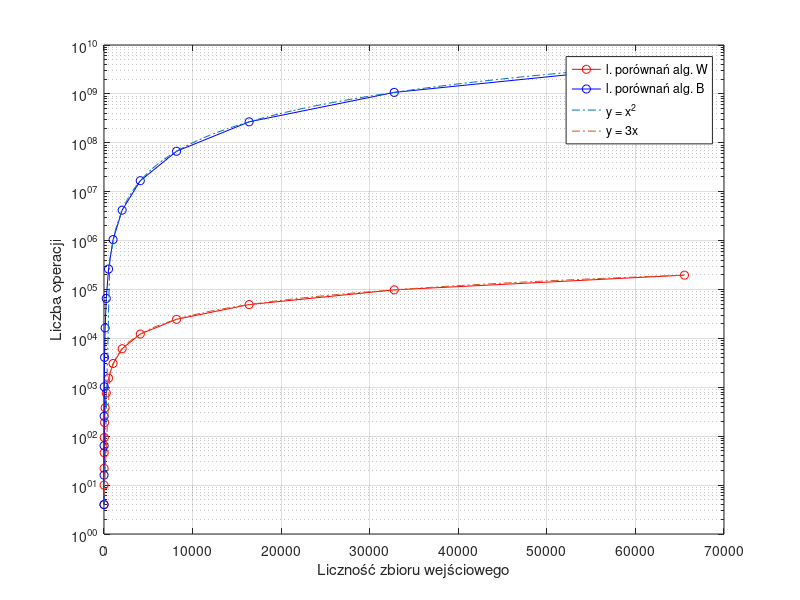
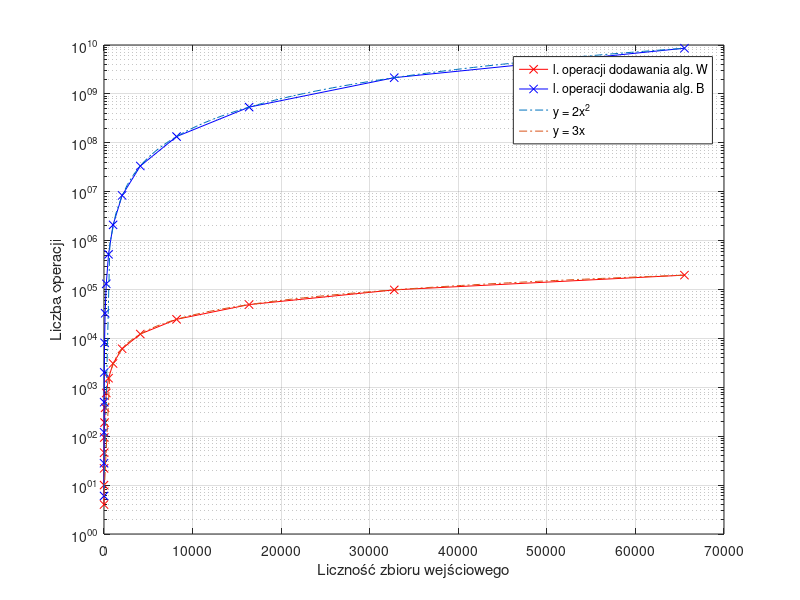
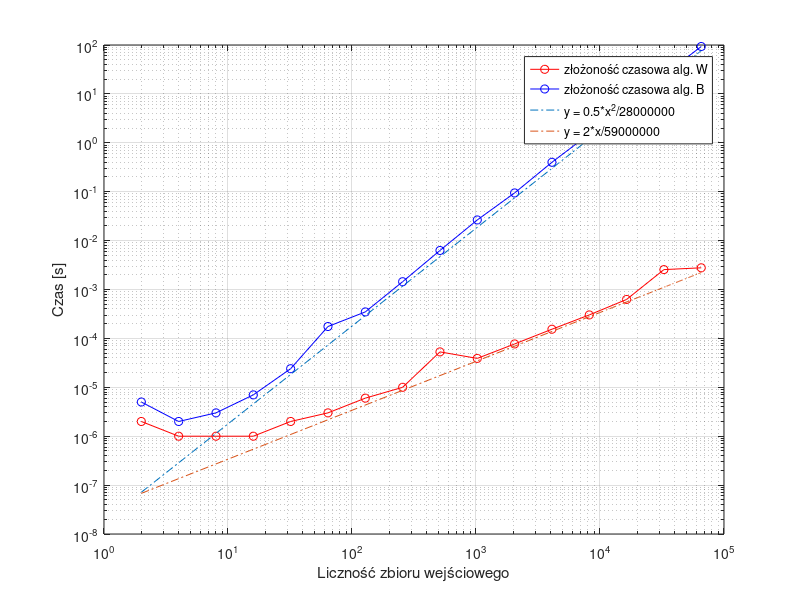

MATLAB code for these plots, in order:
%% Złożoności obliczeniowe algorytmów bąbelkowego oraz wstawiania

tw = [2e-06 1e-06 1e-06 1e-06 2e-06 3e-06 6e-06 1e-05 5.3e-05 3.9e-05 7.7e-05 0.000154 0.000302 0.000626 0.002552 0.002778 0.005115 0.010299 0.020923 0.043087 0.080212 0.157199 0.309558 0.613642 1.32701 2.47001 4.90689]
tb = [5e-06 2e-06 3e-06 7e-06 2.4e-05 0.000175 0.000348 0.001443 0.00628 0.026441 0.09438 0.399453 1.51558 5.96596 24.3441 93.1284 362.483]
LICZNOSC = [2 4 8 16 32 64 128 256 512 1024 2048 4096 8192 16384 32768 65536]

% Pesmistyczne
porownania_babelki_a = []
porownania_babelki_i = [4 16 64 256 1024 4096 16384 65536 262144 1048576 4194304 16777216 67108864 268435456 1073741824 4294967296 17179869184]
dodawania_babelki = [6 28 120 496 2016 8128 32640 130816 523776 2096128 8386560 33550336 134209536 536854528 2147450880 8589869056 34359607296]
kopiowania_babelki = 0

porownania_wstawianie_a =[1 3 7 15 31 63 127 255 511 1023 2047 4095 8191 16383 32767 65535 131071 262143 524287 1048575 2097151 4194303 8388607 16777215 33554431 67108863 134217727]
porownania_wstawianie_i = [4 10 22 46 94 190 382 766 1534 3070 6142 12286 24574 49150 98302 196606 393214 786430 1572862 3145726 6291454 12582910 25165822 50331646 100663294 201326590 402653182]
dodawania_wstawianie = porownania_wstawianie_i
kopiowania_wstawianie = 0

% Optymistyczne



%% Ilosc porownan, kopiowan dodawan dla alg. wstawiania

% Funkcje porównawcze
N = 100;
x = linspace(LICZNOSC(1),LICZNOSC(16),N);
y1 = x.^2; y2 = 3*x; 
y5 = 2.*x.^2; y6 = 3*x;
close(figure)
figure(1)
% plot(LICZNOSC1,porownania_wstawianie_a,'-.r')
% hold on
% plot(LICZNOSC2,porownania_babelki_a,'-.green')
% grid on
% xlabel('Liczność zbioru wejściowego') 
% ylabel('Liczba operacji')
semilogy(LICZNOSC,porownania_wstawianie_i(1:16),'-or')
hold on
semilogy(LICZNOSC,porownania_babelki_i(1:16),'-ob')
semilogy(x,y1,'-.')
semilogy(x,y2,'-.')
grid on
legend('l. porównań alg. W','l. porównań alg. B','y = x^2','y = 3x')
xlabel('Liczność zbioru wejściowego') 
ylabel('Liczba operacji')
figure(3)
semilogy(LICZNOSC,dodawania_wstawianie(1:16),'-xr')
hold on
semilogy(LICZNOSC,dodawania_babelki(1:16),'-xb')
semilogy(x,y5,'-.')
semilogy(x,y6,'-.')
grid on
legend('l. operacji dodawania alg. W','l. operacji dodawania alg. B','y = 2x^2','y = 3x')
xlabel('Liczność zbioru wejściowego') 
ylabel('Liczba operacji')
grid on




%% Złożoność Czasowa
N = 100;
x = linspace(LICZNOSC(1),LICZNOSC(16),N);
y7 = 0.5*(x.^2)/28000000; y8 = (2.*x)./59000000;
close(figure)
figure(4)
loglog(LICZNOSC,tw(1:16),'-or')
hold on
loglog(LICZNOSC,tb(1:16),'-ob')
loglog(x,y7,'-.')
loglog(x,y8,'-.')
%[p,~,mu] = polyfit(LICZNOSC2,tb,2);
%f = polyval(p,LICZNOSC2,[],mu);
%semilogy(LICZNOSC2,f,'-.green')
grid on
legend('złożoność czasowa alg. W','złożoność czasowa alg. B','y = 0.5*x^2/28000000','y = 2*x/59000000')
ylabel('Czas [s]') 
xlabel('Liczność zbioru wejściowego')
